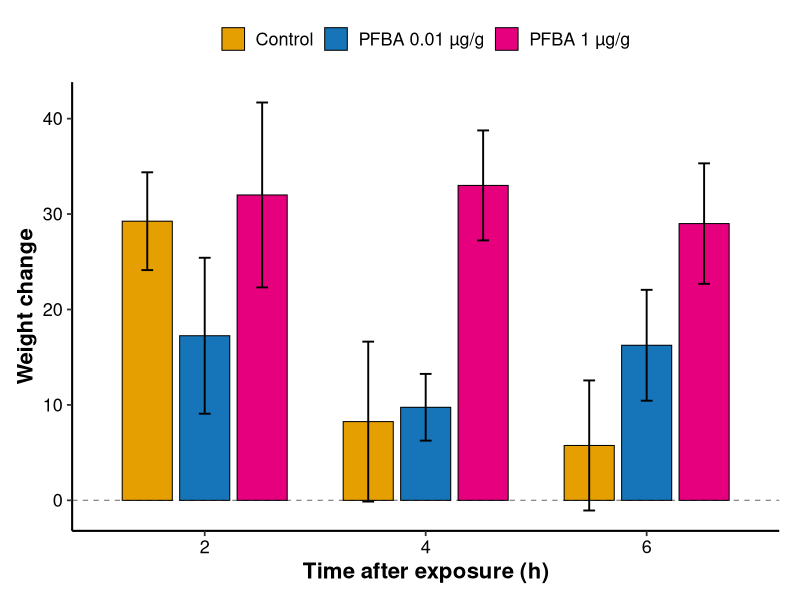
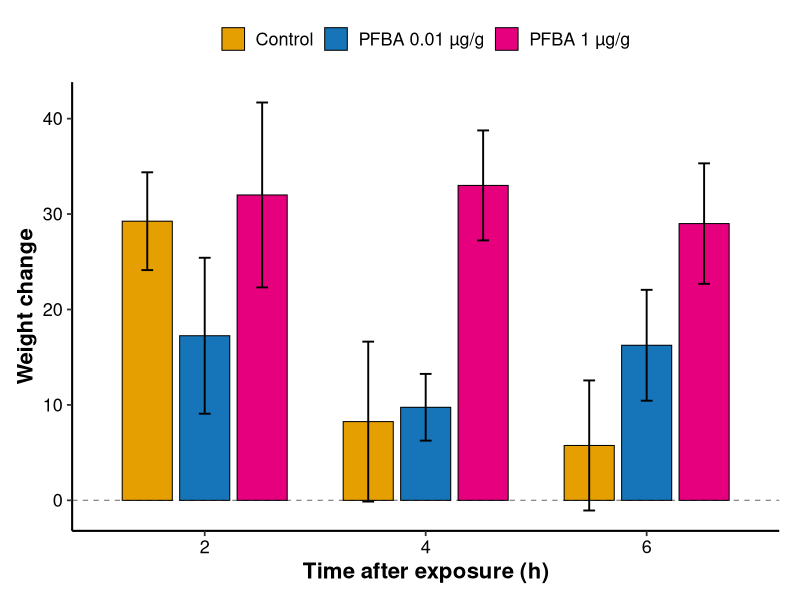

Reproduce these figures in R, in order.

suppressPackageStartupMessages({
  library(ggplot2)
})

dir.create("results/phenotype", recursive = TRUE, showWarnings = FALSE)
dir.create("figures/main", recursive = TRUE, showWarnings = FALSE)

dat <- data.frame(
  Treatment = rep(c("Control", "PFBA 0.01", "PFBA 1"), each = 12),
  Time_hr = rep(
    c(rep(2,4), rep(4,4), rep(6,4)),
    3
  ),
  Replicate = rep(1:4, 9),
  Weight_change = c(
    20,36,40,21,
    4,-3,-1,33,
    16,19,-6,-6,

    1,27,35,6,
    13,5,18,3,
    10,3,26,26,

    21,24,61,22,
    31,48,33,20,
    40,37,12,27
  )
)

write.csv(
  dat,
  "results/phenotype/FA26_weight_change.csv",
  row.names = FALSE
)

groups <- split(
  dat,
  interaction(dat$Time_hr, dat$Treatment, drop = TRUE)
)

summary_list <- lapply(groups, function(x) {
  data.frame(
    Time_hr = x$Time_hr[1],
    Treatment = x$Treatment[1],
    n = nrow(x),
    mean = mean(x$Weight_change),
    sd = sd(x$Weight_change),
    sem = sd(x$Weight_change) / sqrt(nrow(x))
  )
})

sumdat <- do.call(rbind, summary_list)
rownames(sumdat) <- NULL

sumdat$Treatment <- factor(
  sumdat$Treatment,
  levels = c("Control", "PFBA 0.01", "PFBA 1")
)

sumdat <- sumdat[
  order(sumdat$Time_hr, sumdat$Treatment),
]

write.csv(
  sumdat,
  "results/phenotype/FA26_weight_change_summary.csv",
  row.names = FALSE
)

cols <- c(
  "Control"   = "#E69F00",
  "PFBA 0.01" = "#1675B9",
  "PFBA 1"    = "#E6007E"
)

pd <- position_dodge(width = 0.78)

p <- ggplot(
  sumdat,
  aes(
    x = factor(Time_hr),
    y = mean,
    fill = Treatment
  )
) +

  geom_hline(
    yintercept = 0,
    linewidth = 0.45,
    linetype = "dashed",
    colour = "grey55"
  ) +

  geom_col(
    position = pd,
    width = 0.68,
    colour = "black",
    linewidth = 0.35
  ) +

  geom_errorbar(
    aes(
      ymin = mean - sem,
      ymax = mean + sem
    ),
    position = pd,
    width = 0.16,
    linewidth = 0.65
  ) +

  scale_fill_manual(
    values = cols,
    labels = c(
      "Control",
      "PFBA 0.01 \u00b5g/g",
      "PFBA 1 \u00b5g/g"
    )
  ) +

  labs(
    x = "Time after exposure (h)",
    y = "Weight change",
    fill = NULL
  ) +

  theme_classic(base_size = 15) +

  theme(
    axis.title = element_text(
      face = "bold",
      size = 16
    ),
    axis.text = element_text(
      size = 13,
      colour = "black"
    ),
    axis.line = element_line(
      linewidth = 0.7,
      colour = "black"
    ),
    axis.ticks = element_line(
      linewidth = 0.6
    ),
    legend.position = "top",
    legend.text = element_text(
      size = 13
    ),
    plot.margin = margin(
      12, 15, 12, 12
    )
  )

ggsave(
  "figures/main/Figure1_WeightPhenotype.pdf",
  plot = p,
  width = 7.2,
  height = 5.4,
  units = "in"
)

ggsave(
  "figures/main/Figure1_WeightPhenotype.tiff",
  plot = p,
  width = 7.2,
  height = 5.4,
  units = "in",
  dpi = 600,
  compression = "lzw"
)

cat("\nFigure 1 updated successfully.\n")
cat("figures/main/Figure1_WeightPhenotype.pdf\n")
cat("figures/main/Figure1_WeightPhenotype.tiff\n")
